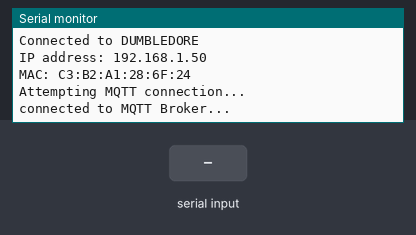
A sketch run on a simulated ESP8266 (Wemos D1 mini). Parts: the last lines printed to the serial monitor. The inputs (shaded band) are chosen by the test bench. WiFi joins after 1.5 s; servers stay silent unless stated; no MQTT or app messages arrive unless stated.

Above: at 2.4 s.
2.5 s: "Reedswitch\n" received over the second serial link
At 3.0 s:
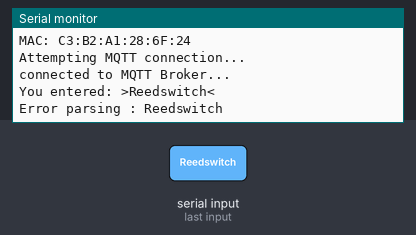
4.0 s: "Environmental\n" received over the second serial link
At 5.2 s:
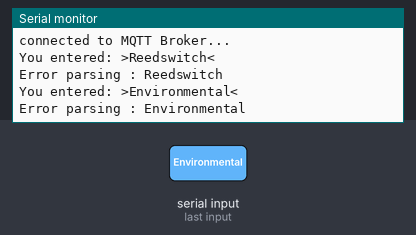
5.5 s: "1\n" received over the second serial link
At 6.0 s:
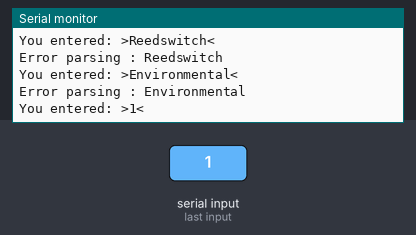

The sketch:

homehub_v2.ino
```cpp
/****
 * homehub_v2
 *  Compile with board LOLIN(WEMOS) D1 R2 & mini on Arduino IDE 1.8.13
 *
 * F. Guiet
 * Creation           : End of 2018
 * Last modification  : 20201018
 *
 * Version            : 1.4
 *
 * History            : Huge refactoring - add mqtt toppic for each sensor
 *                      Remove first / in topic, fix bug in mqtt connect (possible infinite loop), improve debug_message function
 *                      20190310 - Add main entry door reedswitch sensor
 *                      1.4 - 20201018 - Move to Arduino Json 6 and change office sensor mac address
 *                      1.5 - 20201021 - Change salon mac address
 *
 *
 */

//Software serial (allow debugging...)
#include <SoftwareSerial.h>
#include <ESP8266WiFi.h>
#include <PubSubClient.h>
#include <ArduinoJson.h>

#define SOFTSERIAL_TX D3
#define SOFTSERIAL_RX D2
#define DEBUG 1
#define MAX_RETRY 50
#define MQTT_SERVER "192.168.1.25"

//*** CHANGE IT
#define MQTT_CLIENT_ID "HubUpstairsMqttClient"
//#define MQTT_CLIENT_ID "HubDownstairsMqttClient"
#define MQTT_HUB_TOPIC "guiet/upstairs/hub"
//#define MQTT_HUB_TOPIC "guiet/downstairs/hub"
#define FIRMWARE_VERSION "1.5"
//#define MQTT_HUB_MESSAGE "HUB_DOWNSTAIRS_ALIVE"
#define MQTT_HUB_MESSAGE "HUB_UPSTAIRS_ALIVE"

SoftwareSerial softSerial(SOFTSERIAL_RX, SOFTSERIAL_TX); // RX, TX

const char* ssid = "DUMBLEDORE";
const char* password = "frederic";

const int SERIAL_BAUD = 9600;
const int serialBufSize = 100;      //size for at least the size of incoming JSON string
static char serialbuffer[serialBufSize];
//const int pinHandShake = D3; //handshake pin, Wemos R1 Mini D3
unsigned long previousMillis=0;
const int INTERVAL = 30000; //Every 30s
char message_buff[100];

WiFiClient espClient;
PubSubClient client(espClient);

struct Sensor {
    String Address;
    String Name;
    String SensorId;
    String Temperature;
    String Humidity;
    String Battery;
    String Rssi;
    String Mqtt_topic;
    String State;
    String Type;
};

//*** CHANGE IT
#define SENSORS_COUNT 4

Sensor sensors[SENSORS_COUNT];

void InitSensors() {

  //String SENSORID =  "1"; //Bureau
  //String SENSORID =  "2"; //Salon
  //String SENSORID =  "3"; //Nohe
  //String SENSORID =  "4"; //Manon
  //String SENSORID =  "5"; //Parents
  //String SENSORID =  "12"; //Bathroom (upstairs)


  sensors[0].Address = "d2:48:c8:a5:35:4c";
  sensors[0].Name = "Manon";
  sensors[0].SensorId = "4";
  sensors[0].Mqtt_topic = "guiet/upstairs/room_manon/sensor/4";
  sensors[0].Type = "Environmental";

  sensors[1].Address = "c7:b9:43:94:24:3a";
  sensors[1].Name = "Nohé";
  sensors[1].SensorId = "3";
  sensors[1].Mqtt_topic = "guiet/upstairs/room_nohe/sensor/3";
  sensors[1].Type = "Environmental";

  sensors[2].Address = "e9:3d:63:97:39:5e";
  sensors[2].Name = "Parents";
  sensors[2].SensorId = "5";
  sensors[2].Mqtt_topic = "guiet/upstairs/room_parents/sensor/5";
  sensors[2].Type = "Environmental";

  sensors[3].Address = "d8:15:dc:ff:2c:4d";
  sensors[3].Name = "Bathroom";
  sensors[3].SensorId = "12";
  sensors[3].Mqtt_topic = "guiet/upstairs/bathroom/sensor/12";
  sensors[3].Type = "Environmental";


  /*sensors[0].Address = "d7:e0:cf:0e:99:c1";
  sensors[0].Name = "Salon";
  sensors[0].SensorId = "2";
  sensors[0].Mqtt_topic = "guiet/downstairs/livingroom/sensor/2";
  sensors[0].Type = "Environmental";

  sensors[1].Address = "d9:e1:d3:f5:6e:61";
  sensors[1].Name = "Bureau";
  sensors[1].SensorId = "1";
  sensors[1].Mqtt_topic = "guiet/downstairs/office/sensor/1";
  sensors[1].Type = "Environmental";

  sensors[2].Address = "c5:f7:7b:9b:24:46";
  sensors[2].Name = "Reedswitch - porte entrée";
  sensors[2].SensorId = "16";
  sensors[2].Mqtt_topic = "guiet/downstairs/livingroom/sensor/16";
  sensors[2].Type = "Reedswitch";*/
}


void setup() {
  Serial.begin(SERIAL_BAUD); //ESP8266 default serial on UART0 is GPIO1 (TX) and GPIO3 (RX)
  softSerial.begin(SERIAL_BAUD); // to AltSoftSerial RX

  InitSensors();

  debug_message("Ready", true);

}

void debug_message(String message, bool doReturnLine) {
  if (DEBUG) {

    if (doReturnLine)
      Serial.println(message);
    else
      Serial.print(message);
  }
}

int getSensorByAddress(String address, Sensor &sensor) {
  for(int i=0;i<SENSORS_COUNT;i++) {
    if (sensors[i].Address == address) {
      sensor = sensors[i];
      debug_message("Found : " + sensor.SensorId, true);
      return 1;
    }
  }

  return 0;
}

//stealing this code from
//https://hackingmajenkoblog.wordpress.com/2016/02/01/reading-serial-on-the-arduino/
//non-blocking serial readline routine, very nice.  Allows mqtt loop to run.
int readline(int readch, char *buffer, int len)
{
  static int pos = 0;
  int rpos;

  if (readch > 0) {
    switch (readch) {
      case '\r': // Ignore new-lines
        break;
      case '\n': // Return on CR
        rpos = pos;
        pos = 0;  // Reset position index ready for next time
        return rpos;
      default:
        if (pos < len-1) {
          buffer[pos++] = readch;   //first buffer[pos]=readch; then pos++;
          buffer[pos] = 0;
        }
    }
  }
  // No end of line has been found, so return -1.
  return -1;
}

String ConvertToJSon(Sensor sensor) {
    //Create JSon object
    //DynamicJsonBuffer  jsonBuffer(200);
    //JsonObject& root = jsonBuffer.createObject();
    DynamicJsonDocument  jsonBuffer(200);
    JsonObject root = jsonBuffer.to<JsonObject>();

    root["sensorid"] = sensor.SensorId;
    root["name"] = sensor.Name;
    root["firmware"]  = FIRMWARE_VERSION;
    root["rssi"] = sensor.Rssi;
    root["battery"] = sensor.Battery;
    root["state"] = sensor.State;

    String result;
    serializeJson(root, result);

    return result;
}

void jsonParser(char *buffer) {
  DynamicJsonDocument  jsonObj(200);
  //JsonObject& jsonObj = jsonBuffer.parseObject(buffer);
  //JsonObject jsonObj = jsonBuffer.to<JsonObject>();
  auto error = deserializeJson(jsonObj, buffer);

  if (!error)
  {
    Sensor sensor;
    int val = getSensorByAddress(jsonObj["Address"].as<String>(), sensor);

    if (val != 0) {

      if (sensor.Type == "Reedswitch") {

          sensor.Battery = jsonObj["Battery"].as<String>();
          sensor.State = jsonObj["State"].as<String>();
          sensor.Rssi = jsonObj["Rssi"].as<String>();

          String mess = ConvertToJSon(sensor);

          debug_message("Publishing : " + mess, true);

          mess.toCharArray(message_buff, mess.length()+1);

          client.publish(sensor.Mqtt_topic.c_str() ,message_buff);

      }

      if (sensor.Type == "Environmental") {

          sensor.Temperature = jsonObj["Temperature"].as<String>();
          sensor.Battery = jsonObj["Battery"].as<String>();
          sensor.Humidity = jsonObj["Humidity"].as<String>();
          sensor.Rssi = jsonObj["Rssi"].as<String>();

          String mess = "SETINSIDEINFO;"+sensor.SensorId+";"+sensor.Temperature+";"+sensor.Humidity+";"+sensor.Battery+";"+sensor.Rssi;

          debug_message("Publishing : " + mess, true);

          mess.toCharArray(message_buff, mess.length()+1);

          client.publish(sensor.Mqtt_topic.c_str() ,message_buff);
      }
    }
  }
  else {
    debug_message("Error parsing : " + String(buffer), true);
  }
}

void loop() {

  if (WiFi.status() != WL_CONNECTED) {
      digitalWrite(BUILTIN_LED, LOW);  //LED on
      connectToWifi();
      digitalWrite(BUILTIN_LED, HIGH);  //LED off
  }

  if (!client.connected()) {
    connectToMqtt();
  }

   client.loop();

  if (softSerial.available() > 0) {
  //if (Serial.available() > 0) {
    //received serial line of json
    if (readline(softSerial.read(), serialbuffer, serialBufSize) > 0)
    {
      //digitalWrite(pinHandShake, HIGH);
      digitalWrite(BUILTIN_LED, LOW);  //LED on

      debug_message("You entered: >", false);
      debug_message(serialbuffer, false);
      debug_message("<", true);

      jsonParser(serialbuffer);

      digitalWrite(BUILTIN_LED, HIGH);  //LED off
      //digitalWrite(pinHandShake, LOW);
    }
  }

  unsigned long currentMillis = millis();
  if (((unsigned long)(currentMillis - previousMillis) >= INTERVAL) || ((unsigned long)(millis() - previousMillis) < 0)) {

    //Publish alive topic every 30s
    String mess = String(MQTT_HUB_MESSAGE) + ";" + String(FIRMWARE_VERSION) + ";" + String(ESP.getFreeHeap());
    mess.toCharArray(message_buff, mess.length()+1);
    client.publish(MQTT_HUB_TOPIC,message_buff);

    debug_message("Publishing : " + mess, true);

    // Save the current time to compare "later"
    previousMillis = currentMillis;
  }
}

void connectToMqtt() {

  client.setServer(MQTT_SERVER, 1883);

  int retry = 0;

  debug_message("Attempting MQTT connection...", true);
  while (!client.connected()) {
    if (client.connect(MQTT_CLIENT_ID)) {
      debug_message("connected to MQTT Broker...", true);
    }
    else {
      delay(500);
      debug_message(".", false);
      retry++;
    }

    if (retry >= MAX_RETRY) {
      ESP.restart();
    }
  }
}

void connectToWifi()
{
  byte mac[6];

  WiFi.disconnect();

  debug_message("Connecting to WiFi...", true);

  WiFi.mode(WIFI_STA);
  WiFi.begin(ssid, password);

  int retry = 0;
  while (WiFi.status() != WL_CONNECTED) {
    delay(500);

    debug_message(".", true);
    retry++;

    if (retry >= MAX_RETRY)
      ESP.restart();
  }

  if (DEBUG) {
    Serial.println ( "" );
    Serial.print ( "Connected to " );
    Serial.println ( ssid );
    Serial.print ( "IP address: " );
    Serial.println ( WiFi.localIP() );

    WiFi.macAddress(mac);
    Serial.print("MAC: ");
    Serial.print(mac[5],HEX);
    Serial.print(":");
    Serial.print(mac[4],HEX);
    Serial.print(":");
    Serial.print(mac[3],HEX);
    Serial.print(":");
    Serial.print(mac[2],HEX);
    Serial.print(":");
    Serial.print(mac[1],HEX);
    Serial.print(":");
    Serial.println(mac[0],HEX);
  }
}

void makeLedBlink(int blinkTimes, int millisecond) {

  for (int x = 0; x < blinkTimes; x++) {
    digitalWrite(LED_BUILTIN, HIGH);
    delay(millisecond);
    digitalWrite(LED_BUILTIN, LOW);
    delay(millisecond);
  }
}
```

Measured:
- after the input at 2.5 s, the serial monitor: prints a new line at once (image 1)
- after the input at 4.0 s, the serial monitor: prints a new line at once (image 2)
- after the input at 5.5 s, the serial monitor: prints a new line at once (image 3)
